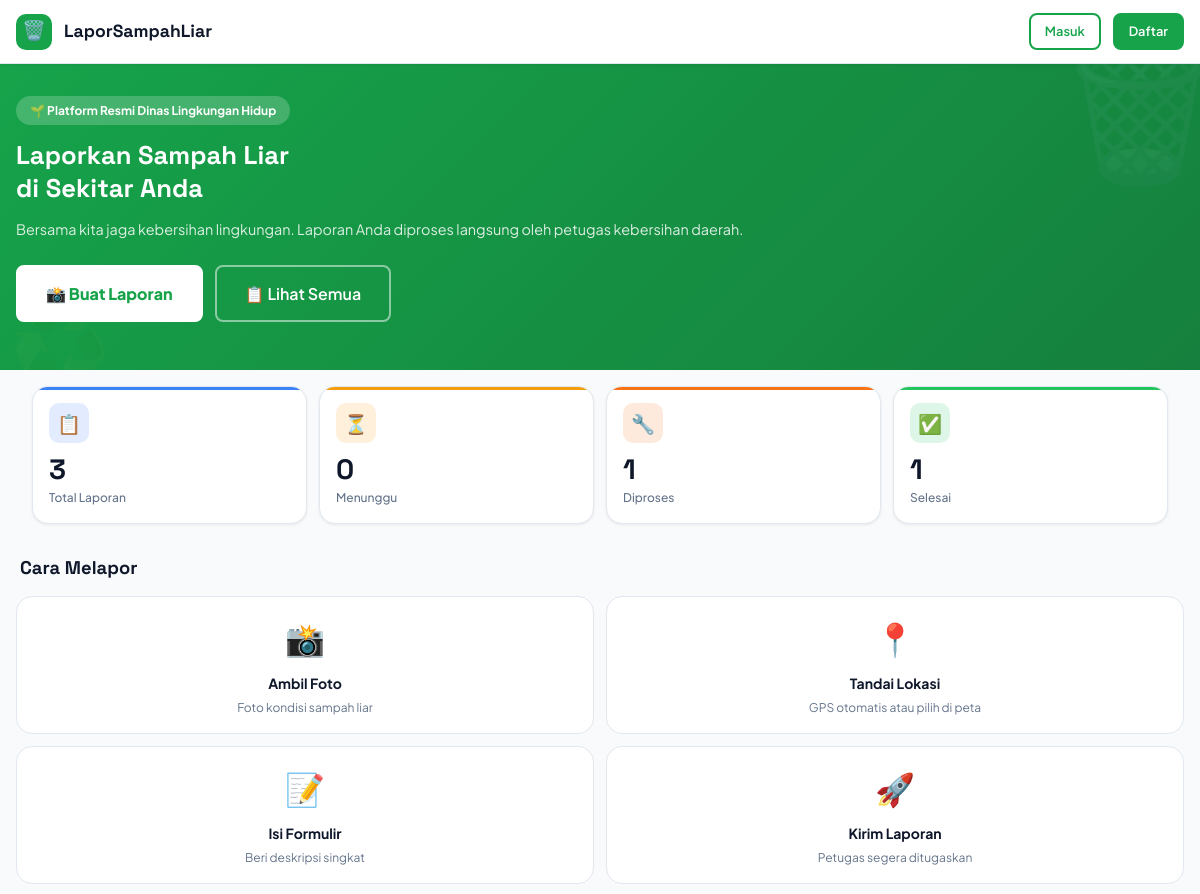
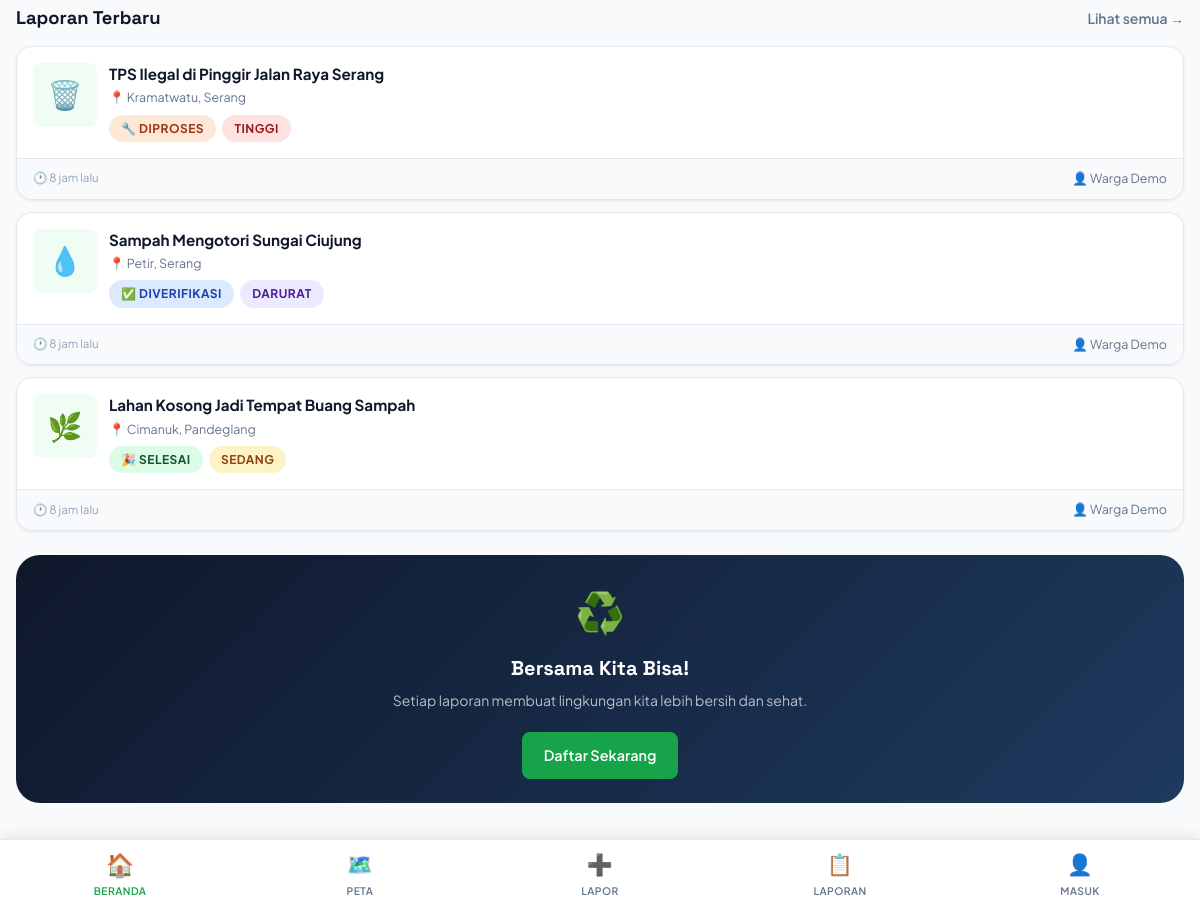
The page / on the database its author committed (2 pictures, top to bottom).
### tables this page shows
CREATE TABLE laporan (
    id INT AUTO_INCREMENT PRIMARY KEY,
    kode_laporan VARCHAR(20) UNIQUE NOT NULL,
    user_id INT NOT NULL,
    judul VARCHAR(200) NOT NULL,
    deskripsi TEXT NOT NULL,
    kategori ENUM('TPS_ILEGAL','SAMPAH_JALAN','SUNGAI','LAHAN_KOSONG','FASILITAS_UMUM','LAINNYA') NOT NULL,
    tingkat_urgensi ENUM('rendah','sedang','tinggi','darurat') DEFAULT 'sedang',
     
    alamat_lengkap TEXT NOT NULL,
    kelurahan VARCHAR(100),
    kecamatan VARCHAR(100),
    kota VARCHAR(100),
    provinsi VARCHAR(100),
    latitude DECIMAL(10,8) NOT NULL,
    longitude DECIMAL(11,8) NOT NULL,
     
    status ENUM('menunggu','diverifikasi','diproses','selesai','ditolak') DEFAULT 'menunggu',
     
    jumlah_like INT DEFAULT 0,
    jumlah_komentar INT DEFAULT 0,
    is_anonim TINYINT(1) DEFAULT 0,
    created_at TIMESTAMP DEFAULT CURRENT_TIMESTAMP,
    updated_at TIMESTAMP DEFAULT CURRENT_TIMESTAMP ON UPDATE CURRENT_TIMESTAMP,
    FOREIGN KEY (user_id) REFERENCES users(id) ON DELETE CASCADE
);

CREATE TABLE users (
    id INT AUTO_INCREMENT PRIMARY KEY,
    nama_lengkap VARCHAR(100) NOT NULL,
    email VARCHAR(100) UNIQUE NOT NULL,
    no_hp VARCHAR(20) NOT NULL,
    password VARCHAR(255) NOT NULL,
    nik VARCHAR(20) UNIQUE,
    alamat TEXT,
    foto_profil VARCHAR(255) DEFAULT 'default.png',
    role ENUM('warga','admin','petugas') DEFAULT 'warga',
    status ENUM('aktif','nonaktif','pending') DEFAULT 'aktif',
    token_reset VARCHAR(255) NULL,
    token_verifikasi VARCHAR(255) NULL,
    email_verified TINYINT(1) DEFAULT 0,
    created_at TIMESTAMP DEFAULT CURRENT_TIMESTAMP,
    updated_at TIMESTAMP DEFAULT CURRENT_TIMESTAMP ON UPDATE CURRENT_TIMESTAMP
);

### includes/config.php (called while the page is built, shortened)
<?php
function isLoggedIn(): bool {
    return isset($_SESSION['user_id']) && !empty($_SESSION['user_id']);
}
function getStatusBadge(string $status): array {
    $map = [
        'menunggu'    => ['label' => 'Menunggu',    'class' => 'badge-waiting',  'icon' => '⏳'],
        'diverifikasi'=> ['label' => 'Diverifikasi', 'class' => 'badge-verified', 'icon' => '✅'],
        'diproses'    => ['label' => 'Diproses',    'class' => 'badge-process',  'icon' => '🔧'],
        'selesai'     => ['label' => 'Selesai',     'class' => 'badge-done',     'icon' => '🎉'],
        'ditolak'     => ['label' => 'Ditolak',     'class' => 'badge-rejected', 'icon' => '❌'],
    ];
    return $map[$status] ?? ['label' => $status, 'class' => 'badge-default', 'icon' => '•'];
}
function timeAgo(string $datetime): string {
    $now  = new DateTime();
    $past = new DateTime($datetime);
    $diff = $now->diff($past);
    if ($diff->h > 0) return $diff->h . ' jam lalu';
    return 'Baru saja';
}

### index.php (the view, shortened to what this page needs)
<?php
require_once __DIR__ . '/includes/config.php';
$title = 'Beranda';
$db = getDB();
$statsQ = $db->query("
  SELECT
    COUNT(*) AS total,
    SUM(status='menunggu') AS menunggu,
    SUM(status='diproses') AS diproses,
    SUM(status='selesai')  AS selesai
  FROM laporan
");
$stats = $statsQ->fetch();
$laporanQ = $db->query("
  SELECT l.*, u.nama_lengkap, u.foto_profil,
         (SELECT path_file FROM foto_laporan WHERE laporan_id=l.id AND is_thumbnail=1 LIMIT 1) AS thumb
  FROM laporan l JOIN users u ON l.user_id=u.id
  ORDER BY l.created_at DESC LIMIT 10
");
$laporanList = $laporanQ->fetchAll();
include __DIR__ . '/includes/header.php';
?>
<div class="page-wrapper">
  <section style="background: linear-gradient(135deg, var(--primary) 0%, var(--primary-dark) 100%); padding: 2rem 1rem 3rem; position:relative; overflow:hidden;">
    <div style="position:absolute;top:-20px;right:-20px;font-size:8rem;opacity:.08;line-height:1">🗑️</div>
    <div style="position:absolute;bottom:-10px;left:10px;font-size:5rem;opacity:.06;line-height:1">♻️</div>
    <div style="position:relative;z-index:1">
      <div style="display:inline-flex;align-items:center;gap:.4rem;background:rgba(255,255,255,.2);color:#fff;border-radius:999px;padding:.3rem .875rem;font-size:.75rem;font-weight:700;margin-bottom:.875rem">
        🌱 Platform Resmi Dinas Lingkungan Hidup
      </div>
      <h1 style="color:#fff;font-size:1.6rem;line-height:1.3;margin-bottom:.75rem">
        Laporkan Sampah Liar<br>di Sekitar Anda
      </h1>
      <p style="color:rgba(255,255,255,.85);font-size:.9rem;margin-bottom:1.5rem">
        Bersama kita jaga kebersihan lingkungan. Laporan Anda diproses langsung oleh petugas kebersihan daerah.
      </p>
      <?php if (!isLoggedIn()): ?>
      <div style="display:flex;gap:.75rem;flex-wrap:wrap">
        <a href="pages/buat-laporan.php" class="btn btn-lg" style="background:#fff;color:var(--primary);border-color:#fff;font-weight:800">
          📸 Buat Laporan
        </a>
        <a href="pages/semua-laporan.php" class="btn btn-lg" style="background:transparent;color:#fff;border-color:rgba(255,255,255,.5)">
          📋 Lihat Semua
        </a>
      </div>
      <?php else: ?>
      <a href="pages/buat-laporan.php" class="btn btn-lg" style="background:#fff;color:var(--primary);border-color:#fff;font-weight:800">
        📸 Buat Laporan Baru
      </a>
      <?php endif; ?>
    </div>
  </section>
  <section style="padding:1rem">
    <div class="stats-grid">
      <div class="stat-card" style="--stat-color:#3b82f6">
        <div class="stat-icon">📋</div>
        <div class="stat-value"><?= number_format($stats['total']) ?></div>
        <div class="stat-label">Total Laporan</div>
      </div>
      <div class="stat-card" style="--stat-color:#f59e0b">
        <div class="stat-icon">⏳</div>
        <div class="stat-value"><?= number_format($stats['menunggu']) ?></div>
        <div class="stat-label">Menunggu</div>
      </div>
      <div class="stat-card" style="--stat-color:#f97316">
        <div class="stat-icon">🔧</div>
        <div class="stat-value"><?= number_format($stats['diproses']) ?></div>
        <div class="stat-label">Diproses</div>
      </div>
      <div class="stat-card" style="--stat-color:#22c55e">
        <div class="stat-icon">✅</div>
        <div class="stat-value"><?= number_format($stats['selesai']) ?></div>
        <div class="stat-label">Selesai</div>
      </div>
    </div>
  </section>
  <section style="padding:1rem">
    <h2 style="font-size:1.15rem;padding:0 .25rem;margin-bottom:1rem">Cara Melapor</h2>
    <div style="display:grid;grid-template-columns:1fr 1fr;gap:.75rem">
      <?php $steps=[['📸','Ambil Foto','Foto kondisi sampah liar'],['📍','Tandai Lokasi','GPS otomatis atau pilih di peta'],['📝','Isi Formulir','Beri deskripsi singkat'],['🚀','Kirim Laporan','Petugas segera ditugaskan']];
      foreach($steps as $i=>[$icon,$title,$desc]): ?>
      <div style="background:#fff;border-radius:var(--radius-lg);padding:1rem;border:1px solid var(--border);text-align:center">
        <div style="font-size:2rem;margin-bottom:.5rem"><?=$icon?></div>
        <div style="font-weight:700;font-size:.875rem"><?=$title?></div>
        <div style="font-size:.75rem;color:var(--text-muted);margin-top:.2rem"><?=$desc?></div>
      </div>
      <?php endforeach; ?>
    </div>
  </section>
  <section style="padding:0 1rem">
    <div style="display:flex;align-items:center;justify-content:space-between;margin-bottom:1rem">
      <h2 style="font-size:1.15rem">Laporan Terbaru</h2>
      <a href="pages/semua-laporan.php" class="text-small text-muted" style="font-weight:600">Lihat semua →</a>
    </div>
  </section>
  <div class="laporan-list">
    <?php if (empty($laporanList)): ?>
    <div class="empty-state">
      <div class="empty-icon">📭</div>
      <h3>Belum ada laporan</h3>
      <p>Jadilah yang pertama melapor!</p>
    </div>
    <?php else: foreach($laporanList as $l):
      $badge = getStatusBadge($l['status']);
      $kategoriIcon = ['TPS_ILEGAL'=>'🗑️','SAMPAH_JALAN'=>'🛣️','SUNGAI'=>'💧','LAHAN_KOSONG'=>'🌿','FASILITAS_UMUM'=>'🏛️','LAINNYA'=>'📍'][$l['kategori']] ?? '📍';
    ?>
    <div class="laporan-card" onclick="window.location='pages/detail-laporan.php?id=<?=$l['id']?>'">
      <div class="card-top">
        <?php if ($l['thumb']): ?>
          <img class="card-thumb" src="<?= UPLOAD_URL . 'laporan/' . basename($l['thumb']) ?>" alt="Foto">
        <?php else: ?>
          <div class="card-thumb-placeholder"><?= $kategoriIcon ?></div>
        <?php endif; ?>
        <div class="card-meta">
          <div class="card-title"><?= htmlspecialchars($l['judul']) ?></div>
          <div class="card-loc">📍 <?= htmlspecialchars($l['kecamatan'] . ', ' . $l['kota']) ?></div>
          <div style="display:flex;gap:.4rem;margin-top:.4rem;flex-wrap:wrap">
            <span class="badge <?= $badge['class'] ?>"><?= $badge['icon'] ?> <?= $badge['label'] ?></span>
            <span class="badge badge-urgensi-<?= $l['tingkat_urgensi'] ?>"><?= ucfirst($l['tingkat_urgensi']) ?></span>
          </div>
        </div>
      </div>
      <div class="card-bottom">
        <span class="card-time">🕐 <?= timeAgo($l['created_at']) ?></span>
        <span style="font-size:.78rem;color:var(--text-muted)">
          <?= $l['is_anonim'] ? '🎭 Anonim' : '👤 ' . htmlspecialchars($l['nama_lengkap']) ?>
        </span>
      </div>
    </div>
    <?php endforeach; endif; ?>
  </div>
  <section style="margin:1.5rem 1rem">
    <div style="background:linear-gradient(135deg,#0f172a,#1e3a5f);border-radius:var(--radius-xl);padding:1.5rem;text-align:center">
      <div style="font-size:2.5rem;margin-bottom:.75rem">♻️</div>
      <h3 style="color:#fff;margin-bottom:.5rem">Bersama Kita Bisa!</h3>
      <p style="color:rgba(255,255,255,.7);font-size:.875rem;margin-bottom:1.25rem">
        Setiap laporan membuat lingkungan kita lebih bersih dan sehat.
      </p>
      <?php if (!isLoggedIn()): ?>
      <a href="pages/register.php" class="btn btn-primary">Daftar Sekarang</a>
      <?php else: ?>
      <a href="pages/buat-laporan.php" class="btn btn-primary">Buat Laporan</a>
      <?php endif; ?>
    </div>
  </section>
</div>
<?php include __DIR__ . '/includes/footer.php'; ?>

### rows shown on the page
laporan: kategori "🗑️", judul "TPS Ilegal di Pinggir Jalan Raya Serang", kecamatan+kota "Kramatwatu, Serang", status "🔧", status "DIPROSES", tingkat_urgensi "TINGGI", created_at "8 jam lalu", user.nama_lengkap "Warga Demo"
laporan: kategori "💧", judul "Sampah Mengotori Sungai Ciujung", kecamatan+kota "Petir, Serang", status "✅", status "DIVERIFIKASI", tingkat_urgensi "DARURAT", created_at "8 jam lalu", user.nama_lengkap "Warga Demo"
laporan: kategori "🌿", judul "Lahan Kosong Jadi Tempat Buang Sampah", kecamatan+kota "Cimanuk, Pandeglang", status "🎉", status "SELESAI", tingkat_urgensi "SEDANG", created_at "8 jam lalu", user.nama_lengkap "Warga Demo"

### other values the page prints
$appName "LaporSampahLiar"
$stats['total'] "3"
$stats['menunggu'] "0"
$stats['diproses'] "1"
$stats['selesai'] "1"
$icon "📸"
$title "Ambil Foto"
$desc "Foto kondisi sampah liar"
$icon "📍"
$title "Tandai Lokasi"
$desc "GPS otomatis atau pilih di peta"
$icon "📝"
$title "Isi Formulir"
$desc "Beri deskripsi singkat"
$icon "🚀"
